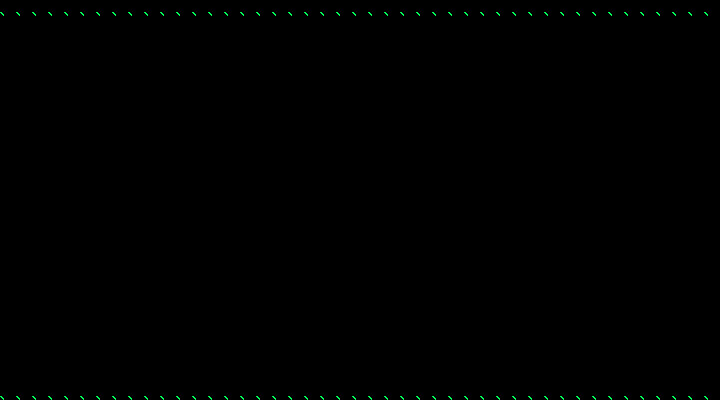

A level layout from a 2D game, rendered from its tile map. Below: a short description, then the map file with tile-grid data replaced by summaries:
An orthogonal 45x25 tile map with 16x16 px tiles, 1 tile layer (Tiles), 2 tilesets and 59 objects (46x enemy, 13x node).

<map version="1.0" orientation="orthogonal" width="45" height="25" tilewidth="16" tileheight="16">
 <tileset firstgid="1" name="Tiles" tilewidth="16" tileheight="16">
  <image source="../images/Wall-Terrain-Tiles.png" width="256" height="112" />
 </tileset>
 <tileset firstgid="113" name="Enemies" tilewidth="16" tileheight="16">
  <image source="../images/enemy.png" width="16" height="16" />
 </tileset>
 <layer name="Tiles" width="45" height="25">
  <properties>
   <property name="collision" value="true" />
   <property name="tileset" value="Tiles" />
  </properties>
  <data>[1125 cells, 90 non-empty, 1 distinct tile ids]</data>
 </layer>
 <objectgroup name="Enemies" width="45" height="25">
  <object type="node" gid="113" x="352" y="208" />
  <object type="node" gid="113" x="416" y="144" />
  <object type="node" gid="113" x="416" y="272" />
  <object type="node" gid="113" x="288" y="272" />
  <object type="node" gid="113" x="288" y="144" />
  <object type="node" gid="113" x="480" y="208" />
  <object type="node" gid="113" x="224" y="208" />
  <object type="node" gid="113" x="224" y="80" />
  <object type="node" gid="113" x="352" y="80" />
  <object type="node" gid="113" x="480" y="80" />
  <object type="node" gid="113" x="480" y="336" />
  <object type="node" gid="113" x="352" y="336" />
  <object type="node" gid="113" x="224" y="336" />
  <object name="4" type="enemy" gid="113" x="224" y="32" />
  <object name="4" type="enemy" gid="113" x="256" y="32" />
  <object name="4" type="enemy" gid="113" x="288" y="32" />
  <object name="4" type="enemy" gid="113" x="320" y="32" />
  <object name="4" type="enemy" gid="113" x="352" y="32" />
  <object name="4" type="enemy" gid="113" x="240" y="32" />
  <object name="4" type="enemy" gid="113" x="272" y="32" />
  <object name="4" type="enemy" gid="113" x="304" y="32" />
  <object name="4" type="enemy" gid="113" x="336" y="32" />
  <object name="4" type="enemy" gid="113" x="368" y="32" />
  <object name="4" type="enemy" gid="113" x="400" y="32" />
  <object name="4" type="enemy" gid="113" x="384" y="32" />
  <object name="4" type="enemy" gid="113" x="416" y="32" />
  <object name="4" type="enemy" gid="113" x="448" y="32" />
  <object name="4" type="enemy" gid="113" x="432" y="32" />
  <object name="4" type="enemy" gid="113" x="464" y="32" />
  <object name="4" type="enemy" gid="113" x="496" y="32" />
  <object name="4" type="enemy" gid="113" x="480" y="32" />
  <object name="4" type="enemy" gid="113" x="512" y="32" />
  <object name="4" type="enemy" gid="113" x="528" y="32" />
  <object name="4" type="enemy" gid="113" x="208" y="32" />
  <object name="4" type="enemy" gid="113" x="192" y="32" />
  <object name="4" type="enemy" gid="113" x="176" y="32" />
  <object name="4" type="enemy" gid="113" x="256" y="384" />
  <object name="4" type="enemy" gid="113" x="400" y="384" />
  <object name="4" type="enemy" gid="113" x="528" y="384" />
  <object name="4" type="enemy" gid="113" x="336" y="384" />
  <object name="4" type="enemy" gid="113" x="304" y="384" />
  <object name="4" type="enemy" gid="113" x="496" y="384" />
  <object name="4" type="enemy" gid="113" x="464" y="384" />
  <object name="4" type="enemy" gid="113" x="176" y="384" />
  <object name="4" type="enemy" gid="113" x="368" y="384" />
  <object name="4" type="enemy" gid="113" x="384" y="384" />
  <object name="4" type="enemy" gid="113" x="480" y="384" />
  <object name="4" type="enemy" gid="113" x="416" y="384" />
  <object name="4" type="enemy" gid="113" x="432" y="384" />
  <object name="4" type="enemy" gid="113" x="192" y="384" />
  <object name="4" type="enemy" gid="113" x="224" y="384" />
  <object name="4" type="enemy" gid="113" x="448" y="384" />
  <object name="4" type="enemy" gid="113" x="208" y="384" />
  <object name="4" type="enemy" gid="113" x="320" y="384" />
  <object name="4" type="enemy" gid="113" x="352" y="384" />
  <object name="4" type="enemy" gid="113" x="512" y="384" />
  <object name="4" type="enemy" gid="113" x="288" y="384" />
  <object name="4" type="enemy" gid="113" x="272" y="384" />
  <object name="4" type="enemy" gid="113" x="240" y="384" />
 </objectgroup>
</map>
